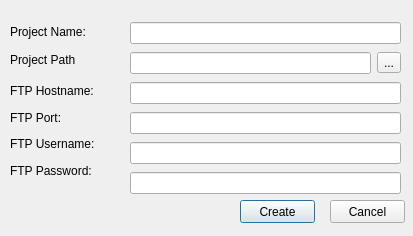
<?xml version="1.0" encoding="UTF-8"?>
<ui version="4.0">
 <class>Dialog</class>
 <widget class="QDialog" name="Dialog">
  <property name="geometry">
   <rect>
    <x>0</x>
    <y>0</y>
    <width>413</width>
    <height>236</height>
   </rect>
  </property>
  <property name="windowTitle">
   <string>Dialog</string>
  </property>
  <widget class="QPushButton" name="createButton">
   <property name="geometry">
    <rect>
     <x>240</x>
     <y>200</y>
     <width>75</width>
     <height>23</height>
    </rect>
   </property>
   <property name="text">
    <string>Create</string>
   </property>
  </widget>
  <widget class="QPushButton" name="cancelButton">
   <property name="geometry">
    <rect>
     <x>330</x>
     <y>200</y>
     <width>75</width>
     <height>23</height>
    </rect>
   </property>
   <property name="text">
    <string>Cancel</string>
   </property>
  </widget>
  <widget class="QWidget" name="layoutWidget">
   <property name="geometry">
    <rect>
     <x>10</x>
     <y>20</y>
     <width>121</width>
     <height>51</height>
    </rect>
   </property>
   <layout class="QVBoxLayout" name="verticalLayout_2">
    <item>
     <widget class="QLabel" name="label">
      <property name="text">
       <string>Project Name:</string>
      </property>
     </widget>
    </item>
    <item>
     <widget class="QLabel" name="label_2">
      <property name="text">
       <string>Project Path</string>
      </property>
     </widget>
    </item>
   </layout>
  </widget>
  <widget class="QWidget" name="layoutWidget">
   <property name="geometry">
    <rect>
     <x>130</x>
     <y>20</y>
     <width>271</width>
     <height>58</height>
    </rect>
   </property>
   <layout class="QVBoxLayout" name="verticalLayout">
    <item>
     <widget class="QLineEdit" name="projectname"/>
    </item>
    <item>
     <layout class="QHBoxLayout" name="horizontalLayout">
      <item>
       <widget class="QLineEdit" name="projectpath"/>
      </item>
      <item>
       <widget class="QToolButton" name="browseButton">
        <property name="text">
         <string>...</string>
        </property>
       </widget>
      </item>
     </layout>
    </item>
   </layout>
  </widget>
  <widget class="QWidget" name="layoutWidget">
   <property name="geometry">
    <rect>
     <x>10</x>
     <y>80</y>
     <width>121</width>
     <height>101</height>
    </rect>
   </property>
   <layout class="QVBoxLayout" name="verticalLayout_3">
    <item>
     <widget class="QLabel" name="label_3">
      <property name="text">
       <string>FTP Hostname:</string>
      </property>
     </widget>
    </item>
    <item>
     <widget class="QLabel" name="label_4">
      <property name="text">
       <string>FTP Port:</string>
      </property>
     </widget>
    </item>
    <item>
     <widget class="QLabel" name="label_5">
      <property name="text">
       <string>FTP Username:</string>
      </property>
     </widget>
    </item>
    <item>
     <widget class="QLabel" name="label_6">
      <property name="text">
       <string>FTP Password:</string>
      </property>
     </widget>
    </item>
   </layout>
  </widget>
  <widget class="QWidget" name="layoutWidget">
   <property name="geometry">
    <rect>
     <x>130</x>
     <y>80</y>
     <width>271</width>
     <height>116</height>
    </rect>
   </property>
   <layout class="QVBoxLayout" name="verticalLayout_4">
    <item>
     <widget class="QLineEdit" name="ftphostname"/>
    </item>
    <item>
     <widget class="QLineEdit" name="ftpport"/>
    </item>
    <item>
     <widget class="QLineEdit" name="ftpusername"/>
    </item>
    <item>
     <widget class="QLineEdit" name="ftppassword"/>
    </item>
   </layout>
  </widget>
 </widget>
 <resources/>
 <connections/>
</ui>
